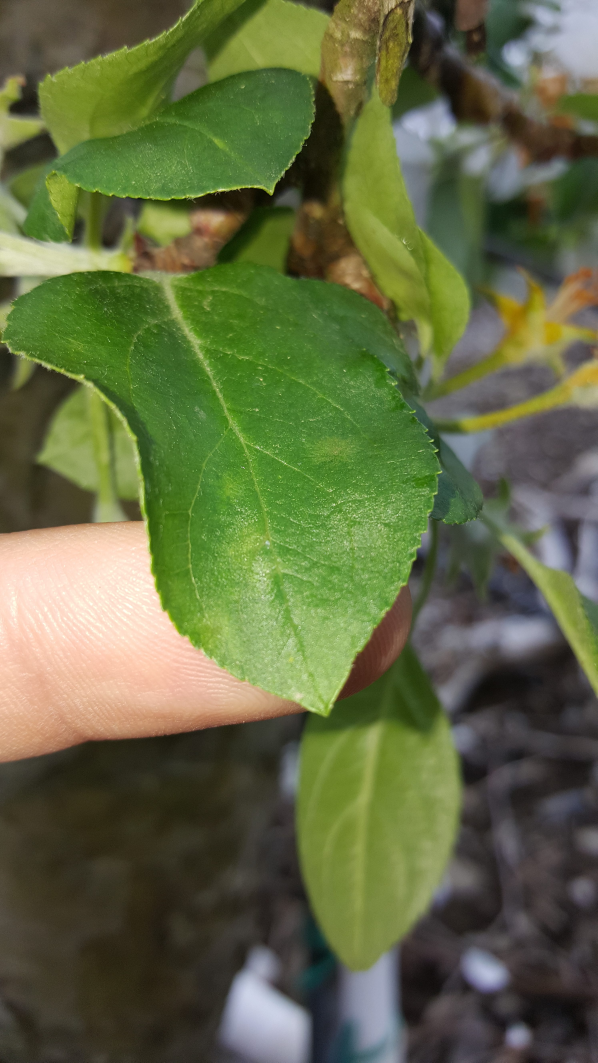
#> input picture data/plantdoc_samples/apple_healthy/20180511_090912-14gtw8a-e1526047952754.jpg, 2988 x 5312 px (shown at 1/5 size)
$ python -i quality.py   (imports and definitions only)
#> lines starting #> are read from the running program, lines starting #| are printed output that depends on the picture
"""Lightweight photo-quality checks run before inference.

These are image-statistics heuristics. They can say a photo is blurry, dark, low-resolution or that fine
detail is lost at the model's 224x224 input; they CANNOT tell whether a leaf is present or whether the photo
is suitable for diagnosis. Thresholds live in THRESHOLDS (overridable via environment variables) and were
calibrated by scripts/calibrate_quality.py on PlantDoc field photos and degraded copies of them.
"""
from __future__ import annotations
import os
import numpy as np
from PIL import Image

ANALYSIS_SIDE = 512  # images are measured at a fixed scale so the sharpness numbers are comparable


def _env(name: str, default: float) -> float:
    try:
        return float(os.getenv(f"AGRISENTRY_QC_{name}", "").strip() or default)
    except ValueError:
        return default


# fail = conclusively poor (inference blocked unless the farmer chooses to continue); warn = questionable.
# Calibration (data/eval/quality_calibration.json, 236 PlantDoc photos): sharpness of originals p1 = 60, of
# Gaussian-blurred copies (r=2 px at 512 px) p95 = 13.5; brightness of originals min = 54, of x0.15-darkened
# copies p95 = 33; near-white fraction of originals p99 = 0.82 (many white backgrounds).
THRESHOLDS = {
    "sharpness_fail": _env("SHARPNESS_FAIL", 15.0),
    "sharpness_warn": _env("SHARPNESS_WARN", 40.0),
    "brightness_fail": _env("BRIGHTNESS_FAIL", 35.0),
    "brightness_warn": _env("BRIGHTNESS_WARN", 60.0),
    "overexposed_warn": _env("OVEREXPOSED_WARN", 0.85),  # fraction of near-white pixels
    "resolution_warn": _env("RESOLUTION_WARN", 224.0),   # shortest side below the model input size
}
#> further down, picture is the input picture: PIL image 2988x5312 RGB; mean R, G, B 97.2, 105.6, 67
# Not used as a check: "detail_retained" (fine detail surviving the 224x224 resize) was tested as a
# "leaf too far away" signal, but on PlantDoc the lowest-detail quartile had the HIGHEST accuracy (49 % vs 28 %),
# so it is reported in metrics only.

MESSAGES = {
    "sharpness_fail": "The photo is blurry. Please hold the phone steady and take another photo.",
    "sharpness_warn": "The photo may be slightly blurry. If you can, take a sharper photo.",
    "brightness_fail": "The photo is too dark. Try again in better light (daylight, not direct shadow).",
    "brightness_warn": "The photo is quite dark. Better light will make spots easier to see.",
    "overexposed_warn": "Much of the photo is washed out by bright light. Try shading the leaf or changing angle.",
    "resolution_warn": "The photo is small. A larger, closer photo shows more leaf detail.",
}


def _laplacian_var(g: np.ndarray) -> float:
    lap = g[1:-1, :-2] + g[1:-1, 2:] + g[:-2, 1:-1] + g[2:, 1:-1] - 4 * g[1:-1, 1:-1]
    return float(lap.var())


def metrics(img: Image.Image) -> dict:
    """Raw measurements (img must already be EXIF-rotated)."""
    w, h = img.size
#> w = 2988; h = 5312
    gray = img.convert("L")
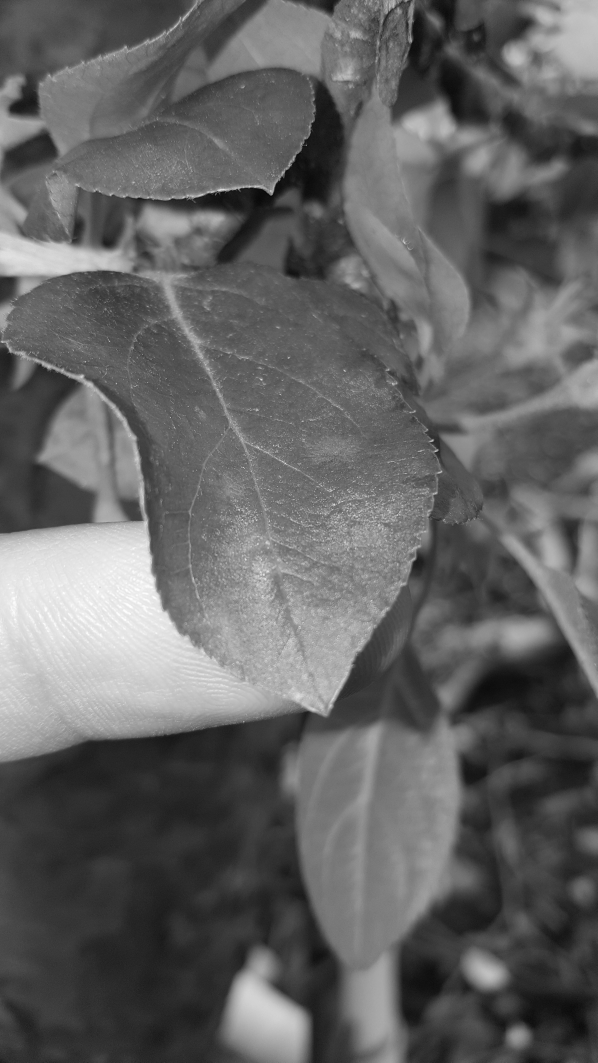
#> gray: PIL image 2988x5312 L (shown at 1/5 size); min 0, max 255, mean 98.7
    scale = ANALYSIS_SIDE / max(w, h)
#> scale = 0.0964
    if scale < 1:
        gray = gray.resize((max(1, round(w * scale)), max(1, round(h * scale))), Image.BILINEAR)
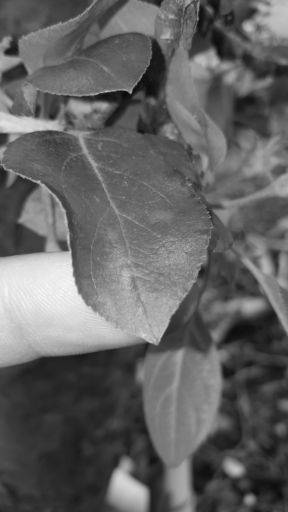
#> gray: PIL image 288x512 L; min 11, max 249, mean 98.7
    g = np.asarray(gray, dtype=np.float64)
    sharp = _laplacian_var(g)
#> in _laplacian_var, `lap = g[1:-1, :-2] + g[1:-1, 2:] + g[:-2, 1:-1] + g[2:, 1:-1] - 4 * g[..`:
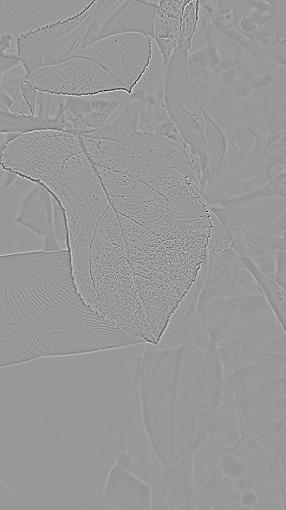
#> lap: shape (510, 286) float64; min -193, max 130, mean 0; drawn with min black and max white
#> sharp = 114.8
    # Fine detail that survives the model's 224x224 resize: downsample, upsample back, compare Laplacian energy.
    small = gray.resize((224, 224), Image.BILINEAR).resize(gray.size, Image.BILINEAR)
    retained = _laplacian_var(np.asarray(small, dtype=np.float64))
#> in _laplacian_var (call 2), `lap = g[1:-1, :-2] + g[1:-1, 2:] + g[:-2, 1:-1] + g[2:, 1:-1] - 4 * g[..`:
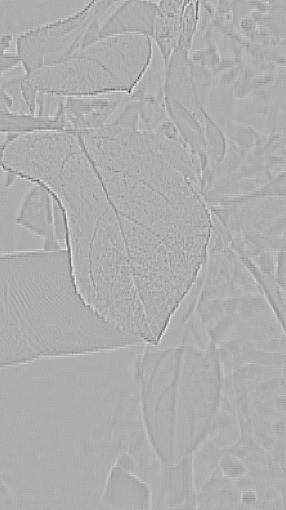
#> lap: shape (510, 286) float64; min -101, max 47, mean 0; drawn with min black and max white
#> retained = 18.42
    return {"width": w, "height": h, "sharpness": round(sharp, 2), "brightness": round(float(g.mean()), 2),
            "overexposed": round(float((g >= 250).mean()), 4),
            "detail_retained": round(retained / sharp, 4) if sharp > 0 else 0.0}


def assess(img: Image.Image, t: dict | None = None) -> dict:
    t = t or THRESHOLDS
    m = metrics(img)
    checks = []

    def add(key: str, status: str, value: float):
        checks.append({"key": key, "status": status, "value": value, "message": MESSAGES[f"{key}_{status}"]})

    if m["sharpness"] < t["sharpness_fail"]:
        add("sharpness", "fail", m["sharpness"])
    elif m["sharpness"] < t["sharpness_warn"]:
        add("sharpness", "warn", m["sharpness"])
    if m["brightness"] < t["brightness_fail"]:
        add("brightness", "fail", m["brightness"])
    elif m["brightness"] < t["brightness_warn"]:
        add("brightness", "warn", m["brightness"])
    if m["overexposed"] > t["overexposed_warn"]:
        add("overexposed", "warn", m["overexposed"])
    if min(m["width"], m["height"]) < t["resolution_warn"]:
        add("resolution", "warn", min(m["width"], m["height"]))
    status = "fail" if any(c["status"] == "fail" for c in checks) else "warn" if checks else "ok"
    return {"status": status, "checks": checks, "metrics": m,
            "note": "Automatic checks of sharpness, light and size only; they cannot confirm that a leaf is visible."}

>>> from PIL import Image
>>> picture = Image.open('../../data/plantdoc_samples/apple_healthy/20180511_090912-14gtw8a-e1526047952754.jpg')
>>> result = metrics(picture)
#> result = {'width': 2988, 'height': 5312, 'sharpness': 114.8, 'brightness': 98.67, 'overexposed': 0, 'detail_retained': 0.161}

$ run again, on data/plantdoc_samples/apple_healthy/20180511_091133-24l1vhg-e1526047988236.jpg
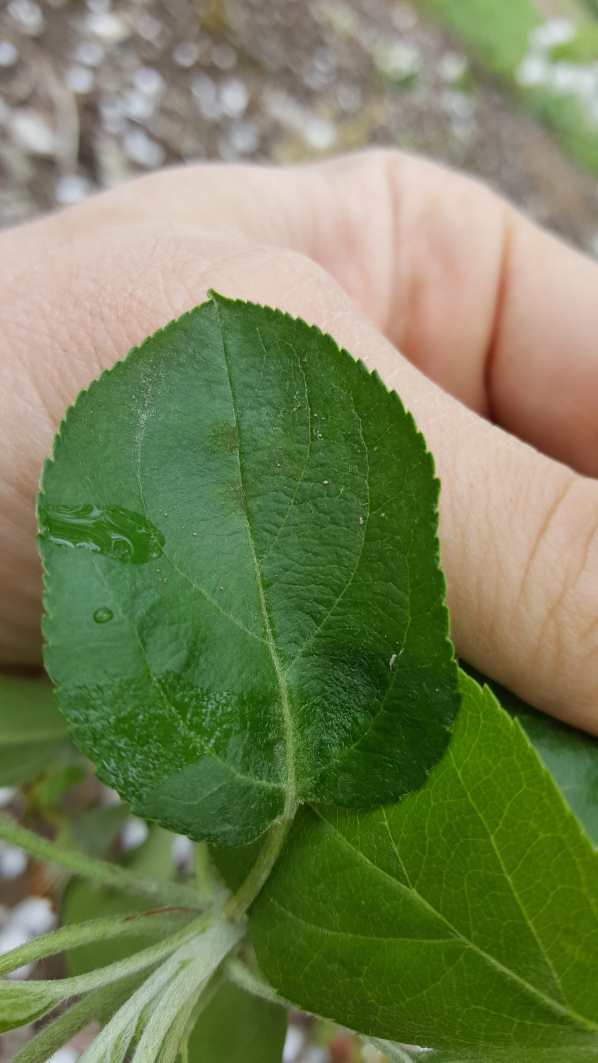
#> input picture data/plantdoc_samples/apple_healthy/20180511_091133-24l1vhg-e1526047988236.jpg, 2988 x 5312 px (shown at 1/5 size)
#> picture is the input picture: PIL image 2988x5312 RGB; mean R, G, B 117.7, 129.4, 87.4
#> in metrics, `gray = gray.resize((max(1, round(w * scale)), max(1, round(h * scale))..`:
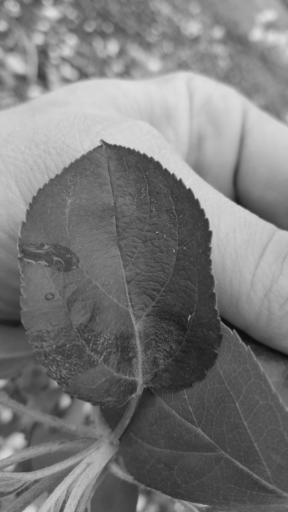
#> gray: PIL image 288x512 L; min 12, max 225, mean 121.1
#> in _laplacian_var, `lap = g[1:-1, :-2] + g[1:-1, 2:] + g[:-2, 1:-1] + g[2:, 1:-1] - 4 * g[..`:
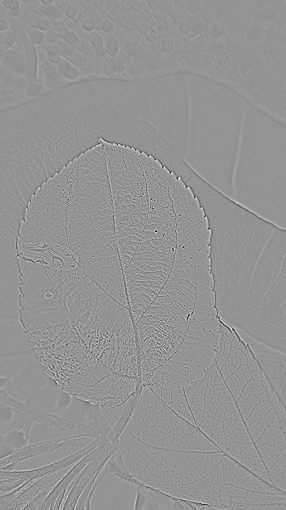
#> lap: shape (510, 286) float64; min -178, max 129, mean 0; drawn with min black and max white
#> sharp = 138.1
#> retained = 18.55
#> result = {'width': 2988, 'height': 5312, 'sharpness': 138.1, 'brightness': 121.1, 'overexposed': 0, 'detail_retained': 0.134}

$ run again, on data/plantdoc_samples/apple_healthy/20180511_091252-1gy5xf5-e1526048000596.jpg
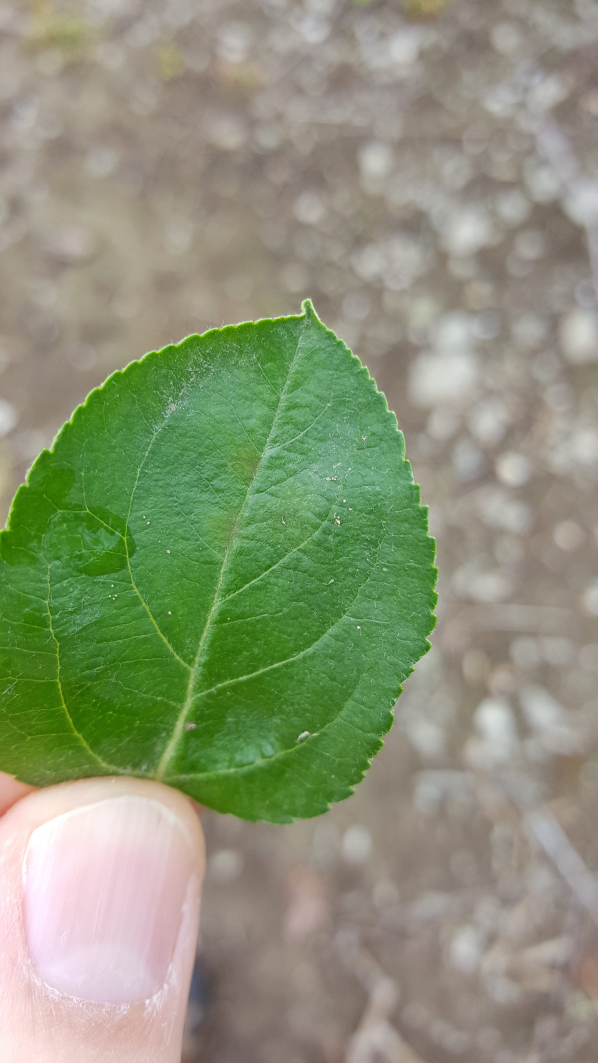
#> input picture data/plantdoc_samples/apple_healthy/20180511_091252-1gy5xf5-e1526048000596.jpg, 2988 x 5312 px (shown at 1/5 size)
#> picture is the input picture: PIL image 2988x5312 RGB; mean R, G, B 140.2, 147.8, 120.7
#> in _laplacian_var, `lap = g[1:-1, :-2] + g[1:-1, 2:] + g[:-2, 1:-1] + g[2:, 1:-1] - 4 * g[..`:
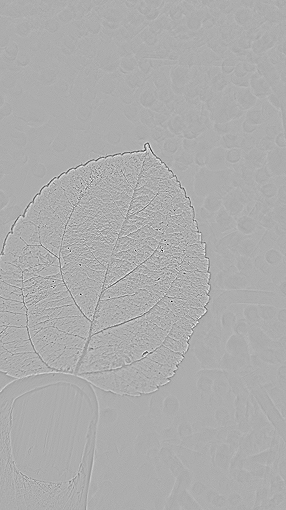
#> lap: shape (510, 286) float64; min -205, max 97, mean 0; drawn with min black and max white
#> sharp = 124
#> in _laplacian_var (call 2), `lap = g[1:-1, :-2] + g[1:-1, 2:] + g[:-2, 1:-1] + g[2:, 1:-1] - 4 * g[..`:
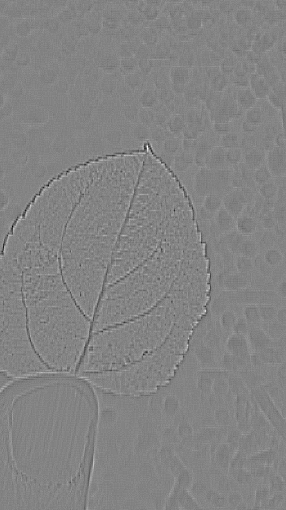
#> lap: shape (510, 286) float64; min -59, max 55, mean 0; drawn with min black and max white
#> retained = 12.11
#> result = {'width': 2988, 'height': 5312, 'sharpness': 124, 'brightness': 142.4, 'overexposed': 0.0019, 'detail_retained': 0.0977}
